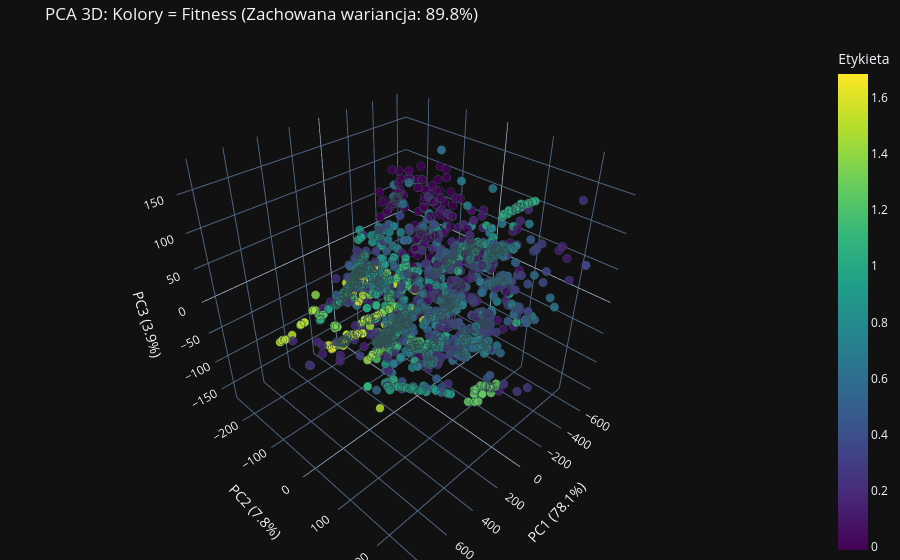

The notebook cell this image was saved under:
### Markdown cell above
## PCA 3D

### Code cell
def visualize_pca_3d_interactive(latent_vectors, labels, title="Interaktywne PCA 3D"):
    if isinstance(latent_vectors[0], torch.Tensor):
        z_matrix = torch.stack(latent_vectors).detach().cpu().numpy()
    else:
        z_matrix = np.array(latent_vectors)

    labels = np.array(labels)
    assert len(z_matrix) == len(labels), "Liczba wektorów i etykiet musi być identyczna!"

    pca = PCA(n_components=3)
    z_pca = pca.fit_transform(z_matrix)
    exp_var = pca.explained_variance_ratio_ * 100

    hover_texts = [f"Wartość: {lbl:.3f}" if isinstance(lbl, float) else f"Wartość: {lbl}" for lbl in labels]

    df = pd.DataFrame({
        'PC1': z_pca[:, 0],
        'PC2': z_pca[:, 1],
        'PC3': z_pca[:, 2],
        'Etykieta': labels,
        'Szczegóły': hover_texts
    })

    fig = px.scatter_3d(
        df,
        x='PC1',
        y='PC2',
        z='PC3',
        color='Etykieta',          # Kolorowanie na podstawie przekazanych etykiet (np. fitness)
        hover_name='Szczegóły',    # Tekst pojawiający się po najechaniu myszką
        title=f'{title} (Zachowana wariancja: {sum(exp_var):.1f}%)',
        labels={
            'PC1': f'PC1 ({exp_var[0]:.1f}%)',
            'PC2': f'PC2 ({exp_var[1]:.1f}%)',
            'PC3': f'PC3 ({exp_var[2]:.1f}%)'
        },
        color_continuous_scale='Viridis', # Ładna i czytelna mapa kolorów
        opacity=0.85
    )

    fig.update_traces(marker=dict(size=5, line=dict(width=1, color='DarkSlateGrey')))

    fig.update_layout(margin=dict(l=0, r=0, b=0, t=40))

    fig.show()

visualize_pca_3d_interactive(latent_vectors, labels, title="PCA 3D: Kolory = Fitness")

### Figure 1 — Plotly figure (JSON) as saved in the notebook; plotly's stock layout.template omitted (floating-point values rounded to 4 significant figures; data arrays with more than 128 entries replaced by an {"elided": "..."} marker saying what was removed)
{"data": [{"hovertemplate": "<b>%{hovertext}</b><br><br>PC1 (78.1%)=%{x}<br>PC2 (7.8%)=%{y}<br>PC3 (3.9%)=%{z}<br>Etykieta=%{marker.color}<extra></extra>", "hovertext": {"elided": "4000 str values"}, "legendgroup": "", "marker": {"color": {"elided": "4000 float values"}, "coloraxis": "coloraxis", "opacity": 0.85, "symbol": "circle", "line": {"color": "DarkSlateGrey", "width": 1}, "size": 5}, "mode": "markers", "name": "", "scene": "scene", "showlegend": false, "x": {"elided": "4000 float values"}, "y": {"elided": "4000 float values"}, "z": {"elided": "4000 float values"}, "type": "scatter3d"}], "layout": {"scene": {"domain": {"x": [0.0, 1.0], "y": [0.0, 1.0]}, "xaxis": {"title": {"text": "PC1 (78.1%)"}}, "yaxis": {"title": {"text": "PC2 (7.8%)"}}, "zaxis": {"title": {"text": "PC3 (3.9%)"}}}, "coloraxis": {"colorbar": {"title": {"text": "Etykieta"}}, "colorscale": [[0.0, "#440154"], [0.1111, "#482878"], [0.2222, "#3e4989"], [0.3333, "#31688e"], [0.4444, "#26828e"], [0.5556, "#1f9e89"], [0.6667, "#35b779"], [0.7778, "#6ece58"], [0.8889, "#b5de2b"], [1.0, "#fde725"]], "autocolorscale": false}, "legend": {"tracegroupgap": 0}, "title": {"text": "PCA 3D: Kolory = Fitness (Zachowana wariancja: 89.8%)"}, "margin": {"l": 0, "r": 0, "b": 0, "t": 40}}}
